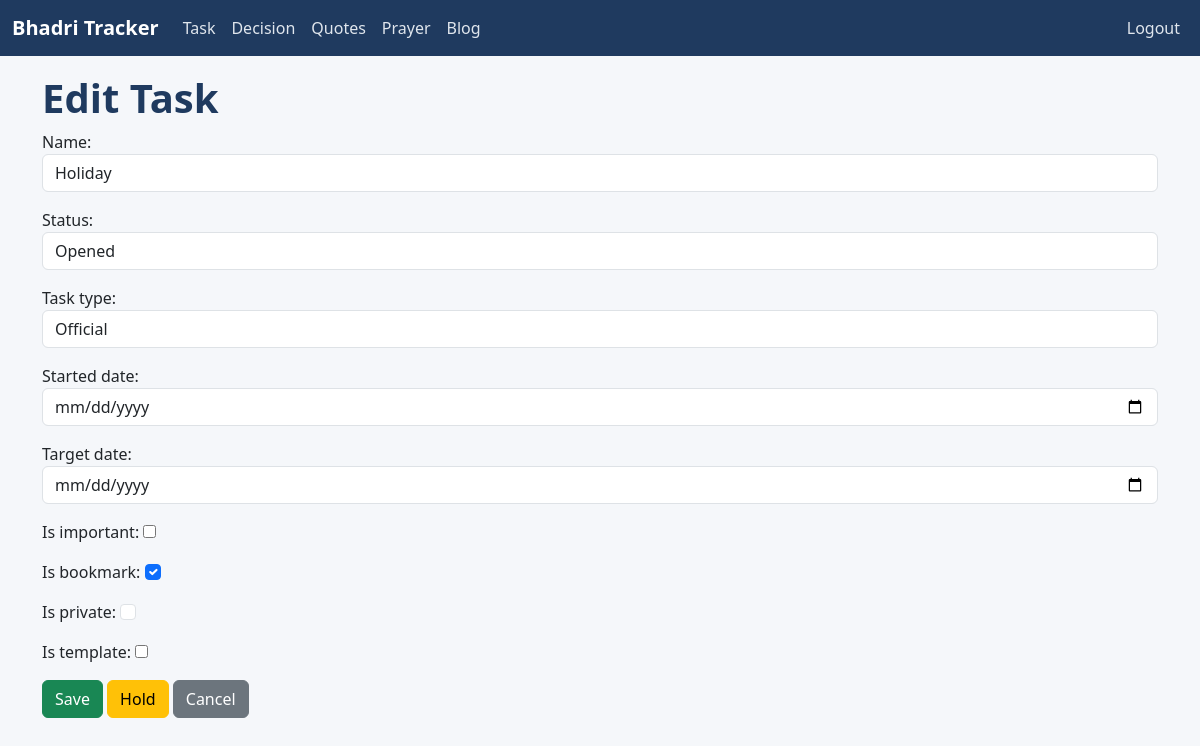
/task/117/edit/ (signed in), run on an earlier commit of the app's database.
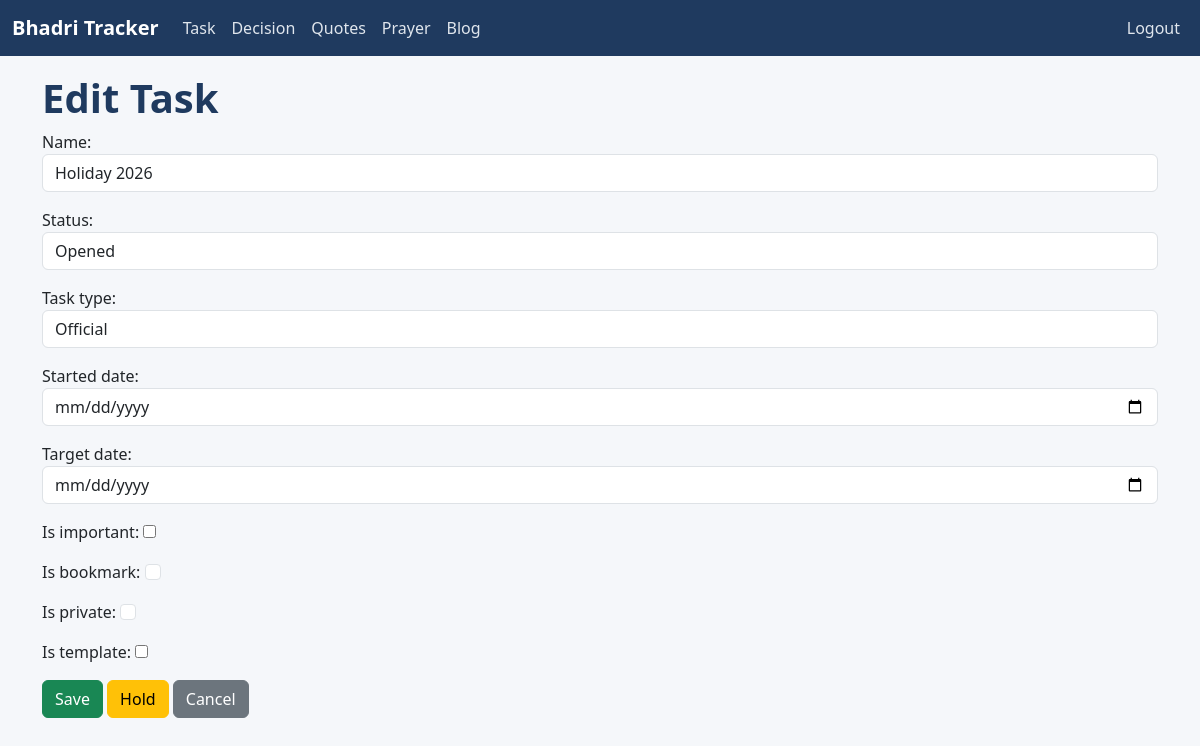
And on a later commit of the database.
### tracker/models.py (models this page shows, shortened)
class Task(models.Model):
    STATUS_CHOICES = [
        ('Opened', 'Opened'),
        ('InProgress', 'In Progress'),
        ('Completed', 'Completed'),
        ('Cancelled', 'Cancelled'),
        ('Hold', 'Hold'),
    ]
    name = models.CharField(max_length=200)
    status = models.CharField(max_length=20, choices=STATUS_CHOICES, default='Opened')
    task_type = models.ForeignKey(TaskType, on_delete=models.CASCADE)
    started_date = models.DateField(default=timezone.localtime(), null=True, blank=True)
    created_date = models.DateField(auto_now_add=True)
    updated_date = models.DateField(auto_now=True)
    completed_date = models.DateField(null=True, blank=True)
    target_date = models.DateField(default=timezone.localtime(), null=True, blank=True)
    is_bookmark = models.BooleanField(default=False)
    is_private = models.BooleanField(default=False)
    is_important = models.BooleanField(default=False)
    is_template = models.BooleanField(default=False)

class TaskType(models.Model):
    name = models.CharField(max_length=50, unique=True)
    class Meta:
        ordering = ['name']
    def __str__(self):
        return self.name

### tracker/views.py (the view)
# urls.py: path('task/<int:pk>/edit/', views.TaskUpdateView.as_view(), name='task_update'),
class TaskUpdateView(LoginRequiredMixin, UpdateView):
    model = Task
    form_class = TaskForm
    template_name = 'tracker/task_form.html'
    success_url = reverse_lazy('tracker:task_list')

### tracker/forms.py
class TaskForm(forms.ModelForm):
    class Meta:
        model = Task
        fields = ['name', 'status', 'task_type', 'started_date', 'target_date', 'is_important', 'is_bookmark', 'is_private', 'is_template']
        widgets = {
            'name': forms.TextInput(attrs={'class': 'form-control'}),
            'status': forms.Select(attrs={'class': 'form-control'}),
            'task_type': forms.Select(attrs={'class': 'form-control', 'required': True}),
            'started_date': forms.DateInput(attrs={'class': 'form-control', 'type': 'date'}),
            'is_bookmark': forms.CheckboxInput(attrs={'class': 'form-check-input'}),
            'target_date': forms.DateInput(attrs={'class': 'form-control', 'type': 'date'}),
            'is_private': forms.CheckboxInput(attrs={'class': 'form-check-input'})
        }

### tracker/context_processors.py (called while the page is built)
def active_notifications(request):
    today = timezone.localdate()
    notifications = Notification.objects.filter(
        is_completed=False,
        date__gte=today,
        date__lte=today + timedelta(days=7)
    ).order_by('date')
    return {
        'active_notifications': notifications
    }

### templates/tracker/task_form.html (shortened to what this page needs)
{% extends 'base.html' %}
{% block content %}
<h1>{{ form.instance.pk|yesno:"Edit Task,New Task" }}</h1>
<form method="POST">
  {{ form.as_p }}
  <button type="submit" class="btn btn-success">Save</button>
  {% if task %}
  <a href="{% url 'tracker:toggle_hold' task.id %}" class="btn btn-warning">Hold</a>
  {% endif %}
  <a href="{% url 'tracker:task_list' %}" class="btn btn-secondary">Cancel</a>
</form>
{% endblock %}

What changed in the data, as far as the page shows it:
changed Task "Edit Task": name "Holiday" → "Holiday 2026"; is_bookmark "☑" → "☐"
